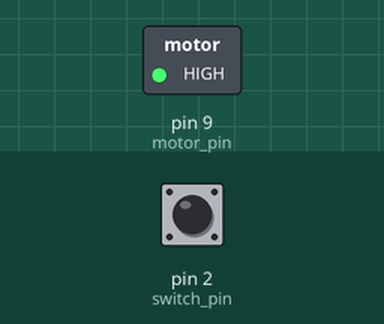
Recording of a sketch running on a simulated Arduino Uno, built with avr-gcc and run on an emulated ATmega328P. On the bench: switched loads named in the sketch (green lamp = pin HIGH). The inputs (shaded band) are chosen by the test bench; at power-on: pin 2 (switch_pin) HIGH.

Above: at 1.2 s.
1.3 s: pin 2 (switch_pin) pulled LOW for 0.15 s
At 1.37 s:
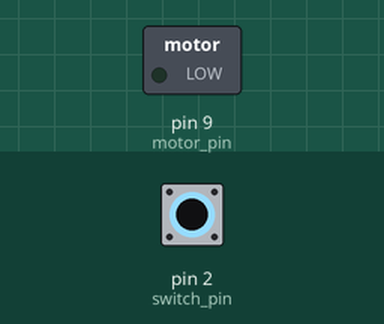
2.9 s: pin 2 (switch_pin) pulled LOW for 3.2 s
At 6.6 s:
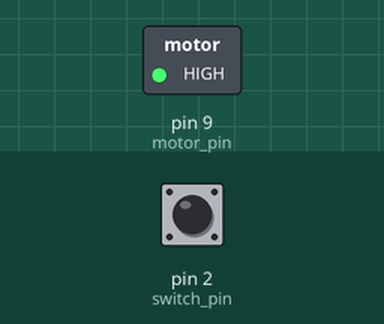
Timing chart, 0 to 8.1 s (numbered marks = the images above; inputs shaded):
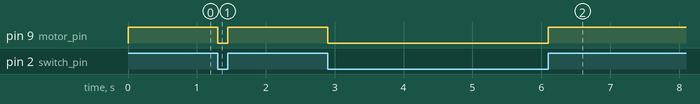

Measured:
- after the input at 1.3 s, pin 9 (motor_pin): HIGH → LOW at once, → HIGH 0.15 s later
- after the input at 2.9 s, pin 9 (motor_pin): HIGH → LOW at once, → HIGH 3.2 s later

The sketch:

motorized_pinwheels.ino
```cpp
/*
 * Needs based on how you configured your board.
 * For example switch to connected to the 2# PIN
 * and the motor_pin (via the transistor) is
 * connected to the #9 PIN.
 */
const int switch_pin = 2;
const int motor_pin = 9;

int switch_state = 0;

void setup()
{

  //Serial.begin(9600);
  /*
   * POV from the board.
   *  - The boards was to read (input)
   * from the switch_pin to determine if
   * its pressed
   */
   pinMode(switch_pin, INPUT);
   /*
    * Likewise the motor_pin will be
    * written (OUTPUT) to activate the
    * motor.
    */
   pinMode(motor_pin, OUTPUT);
}

void loop()
{
    switch_state = digitalRead(switch_pin);

    digitalWrite(motor_pin, switch_state);
}
```
